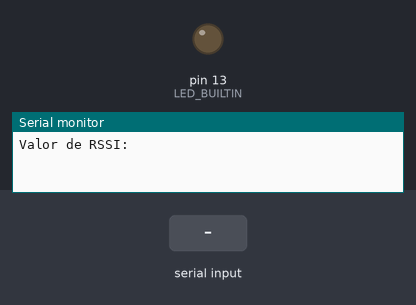
Recording of a sketch running on a simulated Arduino Uno, built with avr-gcc and run on an emulated ATmega328P. Shown: output pins drawn as LEDs (lit = HIGH), the last lines printed to the serial monitor. Inputs (shaded band) come from the test bench.

Above: at 1.2 s.
1.3 s: "30,150\n" received over the second serial link
At 2.1 s:
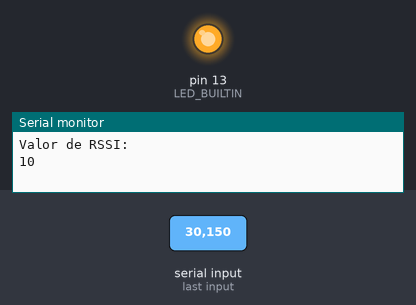
Timing chart, 0 to 4.3 s (numbered marks = the images above; inputs shaded):
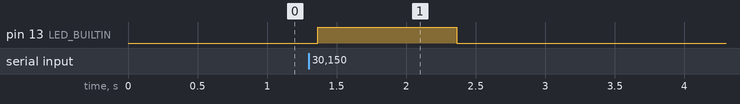

The sketch:

Rssi_Measurement_With_Xbee.ino
```cpp
#include <SoftwareSerial.h>
#include <stdlib.h>

SoftwareSerial mySerial(2, 3);
String rssiMonitor;
int messagePackage = 0;
int retries = 0;
int noSignalReceived = 0;
int contadorRisco = 0;

void setup() {
  Serial.begin(9600);
  mySerial.begin(9600);
  Serial.println("Valor de RSSI:");
  pinMode(LED_BUILTIN, OUTPUT);
}

void loop() {
  delay(10);
  noSignalReceived++;

  if(mySerial.available()) {
    noSignalReceived = 0;

    if(messagePackage == 6) {
      int rssi = getRssi();

      if(rssi <= 53 && rssi != 0) {
        if (rssi < 48) {
          digitalWrite(LED_BUILTIN, HIGH);
          contadorRisco = 0;
        }
        else {
          if (contadorRisco < 5) {
            digitalWrite(LED_BUILTIN, HIGH);
          }
          else {
            digitalWrite(LED_BUILTIN, LOW);

            if(contadorRisco == 9) {
                contadorRisco = 0;
            }
          }
        contadorRisco++;
        }
      }
      else {
        retryOrTurnOffSignal();
      }
    }
    else {
      mySerial.read();
    }

    nextPackage();
  }

  if(noSignalReceived == 100) {
    digitalWrite(LED_BUILTIN, LOW);
  }
}

int getRssi() {
  rssiMonitor = mySerial.read();
  Serial.println(rssiMonitor);

  char rssiChar[rssiMonitor.length()+1];  //Instanciando array de char
  strcpy(rssiChar, rssiMonitor.c_str());  //Convertendo a string pro array de char
  return atoi(rssiChar);                  //Convertendo o array de char em int
}

void turnOnSignal() {
  digitalWrite(LED_BUILTIN, HIGH);
  retries = 0;
}

void retryOrTurnOffSignal() {
  if(retries < 5) {
    retries++;
  }
  else {
    digitalWrite(LED_BUILTIN, LOW);
  }
}

void nextPackage() {
  messagePackage == 10 ? messagePackage = 0 : messagePackage++;
}
```

Measured:
- after the input at 1.3 s, pin 13 (LED_BUILTIN): LOW → HIGH after 0.06 s, → LOW 1.0 s later
